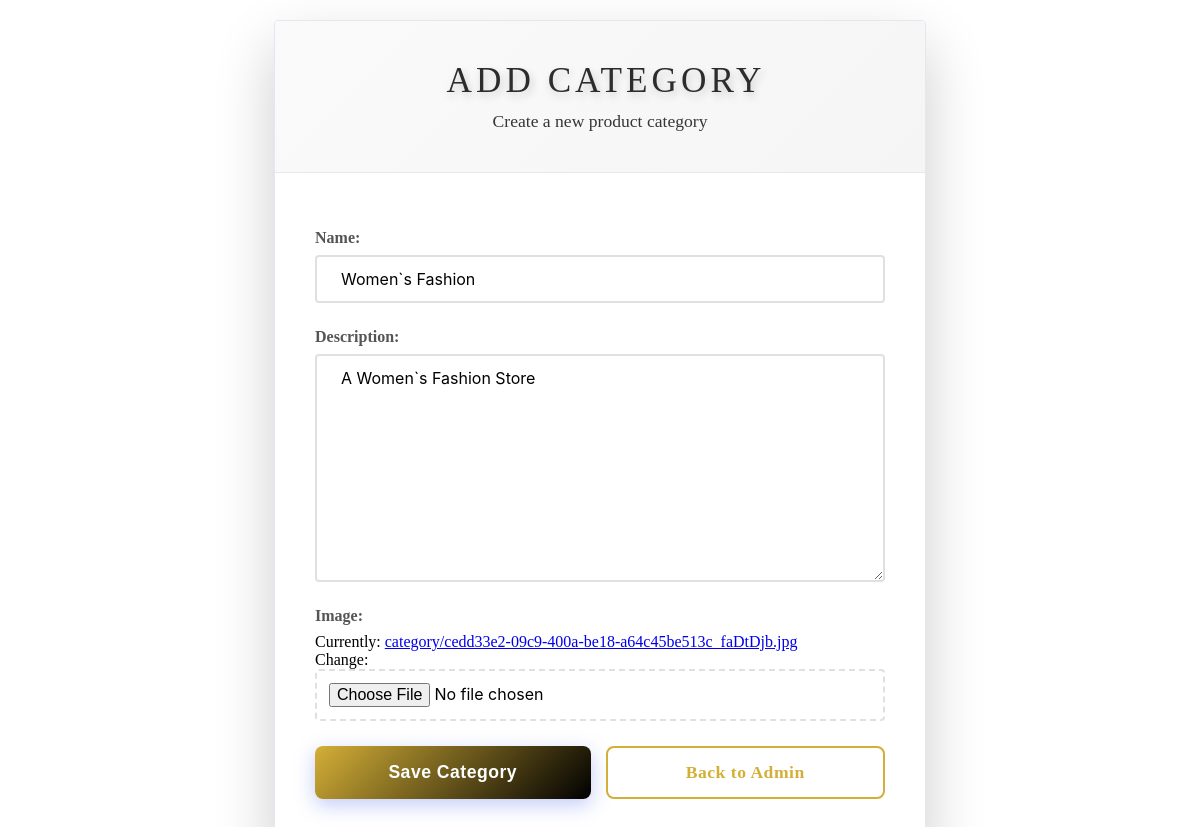
Before: /edit-category/2/ with the older database file.
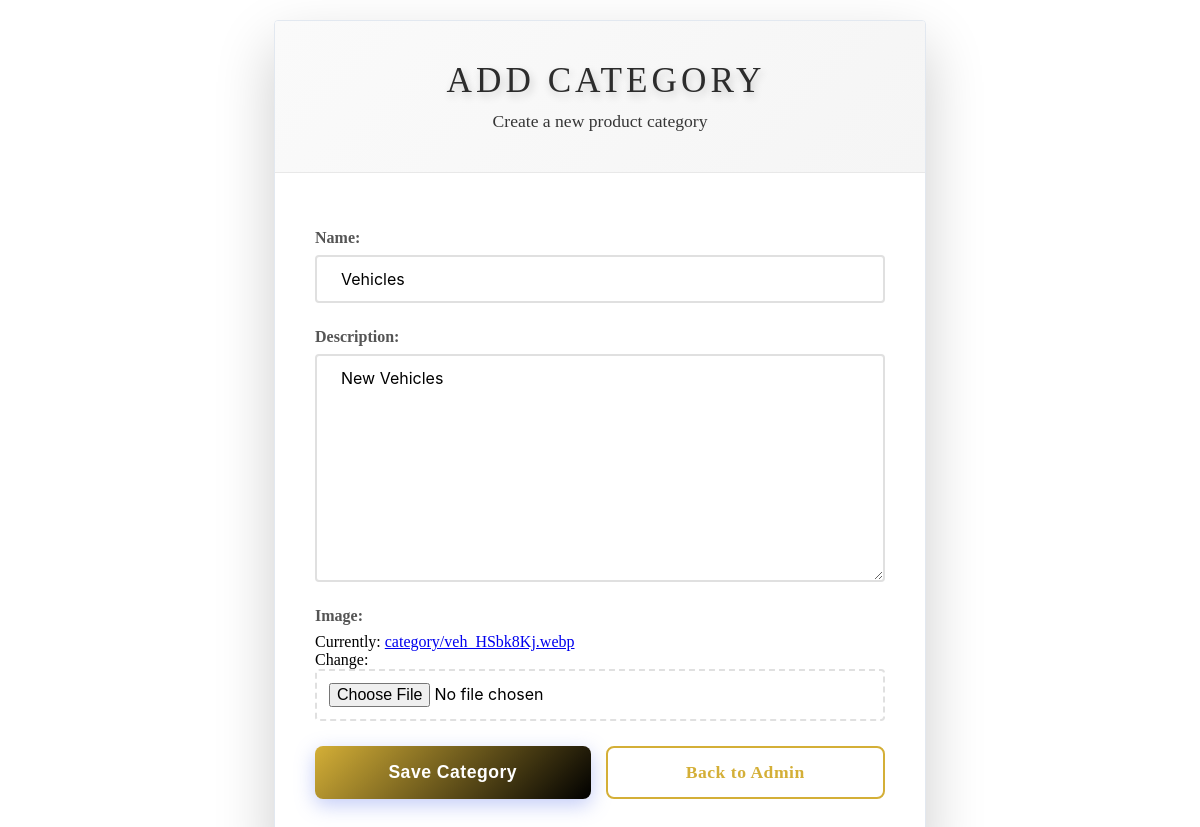
After: the same page with the newer database file.
### onlineshoppingapp/models.py (models this page shows, shortened)
class Category(models.Model):
    name = models.CharField(max_length=100)
    description = models.TextField()
    image=models.ImageField(upload_to='category')

### onlineshoppingapp/views.py (the view)
# urls.py: path('edit-category/<int:c_id>/', views.edit_category, name='edit_category'),
def edit_category(request, c_id):
    from onlineshoppingapp.models import Wishlist, Cart
    c = Category.objects.get(id=c_id)
    f = CategoryForm(request.POST or None, request.FILES or None, instance=c)
    if f.is_valid():
        f.save()
        return redirect('admin_panel')
    context = {'form': f}
    if request.user.is_authenticated:
        context['wishlist_count'] = Wishlist.objects.filter(user=request.user).count()
        context['cart_count'] = Cart.objects.filter(user=request.user).count()
    return render(request, 'add_category.html', context)

### onlineshoppingapp/forms.py
class CategoryForm(forms.ModelForm):
    class Meta:
        model = Category
        fields = '__all__'

### onlineshoppingapp/templates/add_category.html (shortened to what this page needs)
{% block content %}
<div class="category-form-container">
  <div class="category-card">
    <div class="category-header">
      <h1>
         Add Category
      </h1>
      <p>Create a new product category</p>
    </div>
    <div class="category-body">
      <form method="POST" enctype="multipart/form-data" class="category-form">
        {{ form.as_p }}
        <div class="button-group">
          <button type="submit" class="submit-btn">
             Save Category
          </button>
          <a href="{% url 'admin_panel' %}" class="back-btn">
             Back to Admin
          </a>
        </div>
      </form>
    </div>
  </div>
</div>
{% endblock %}

Changed rows visible on the page:
changed Category: name "Women`s Fashion" → "Vehicles"; description "A Women`s Fashion Store" → "New Vehicles"
Other visible differences:
text no longer shown: "Name: Description: Image: Currently: category/cedd33e2-09c9-400a-be18-a64c45be513c_faDtDjb.jpg Change:"
text now shown: "Name: Description: Image: Currently: category/veh_HSbk8Kj.webp Change:"
